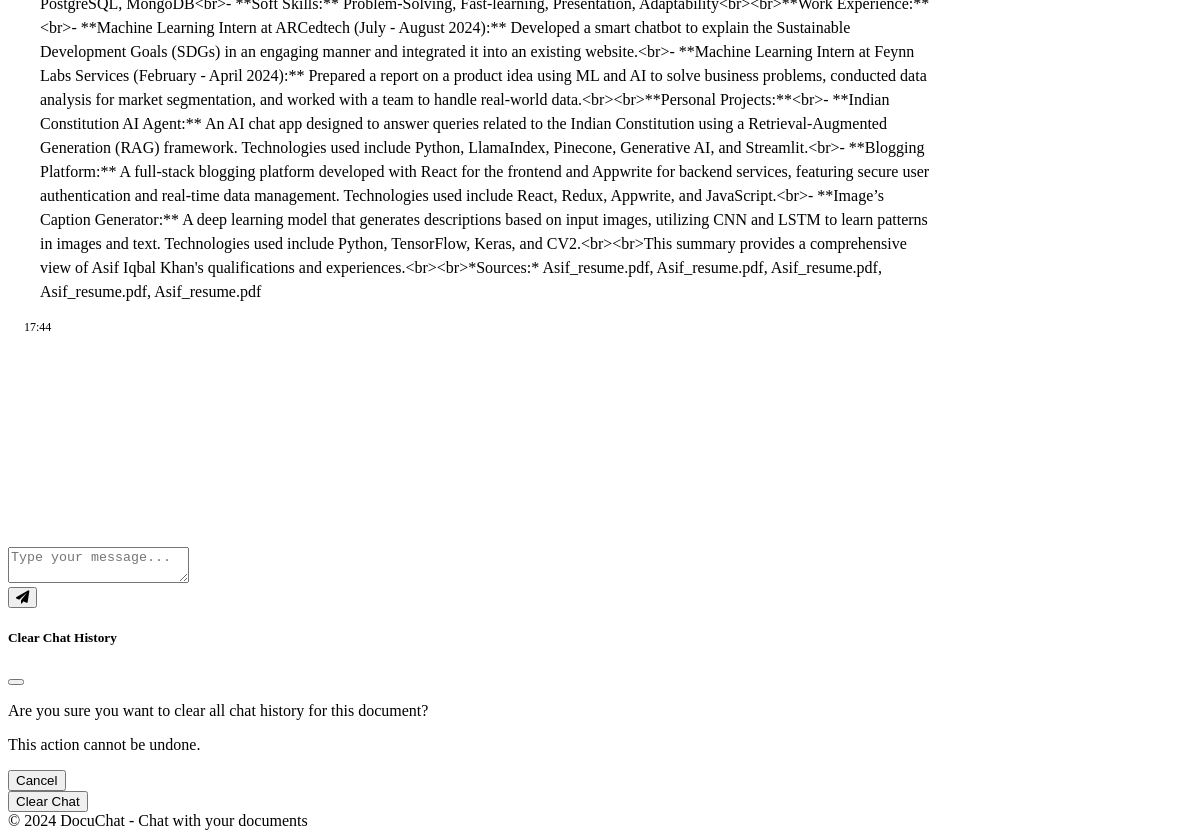
Before: /chat/1 (signed in, lower part) with the older database file.
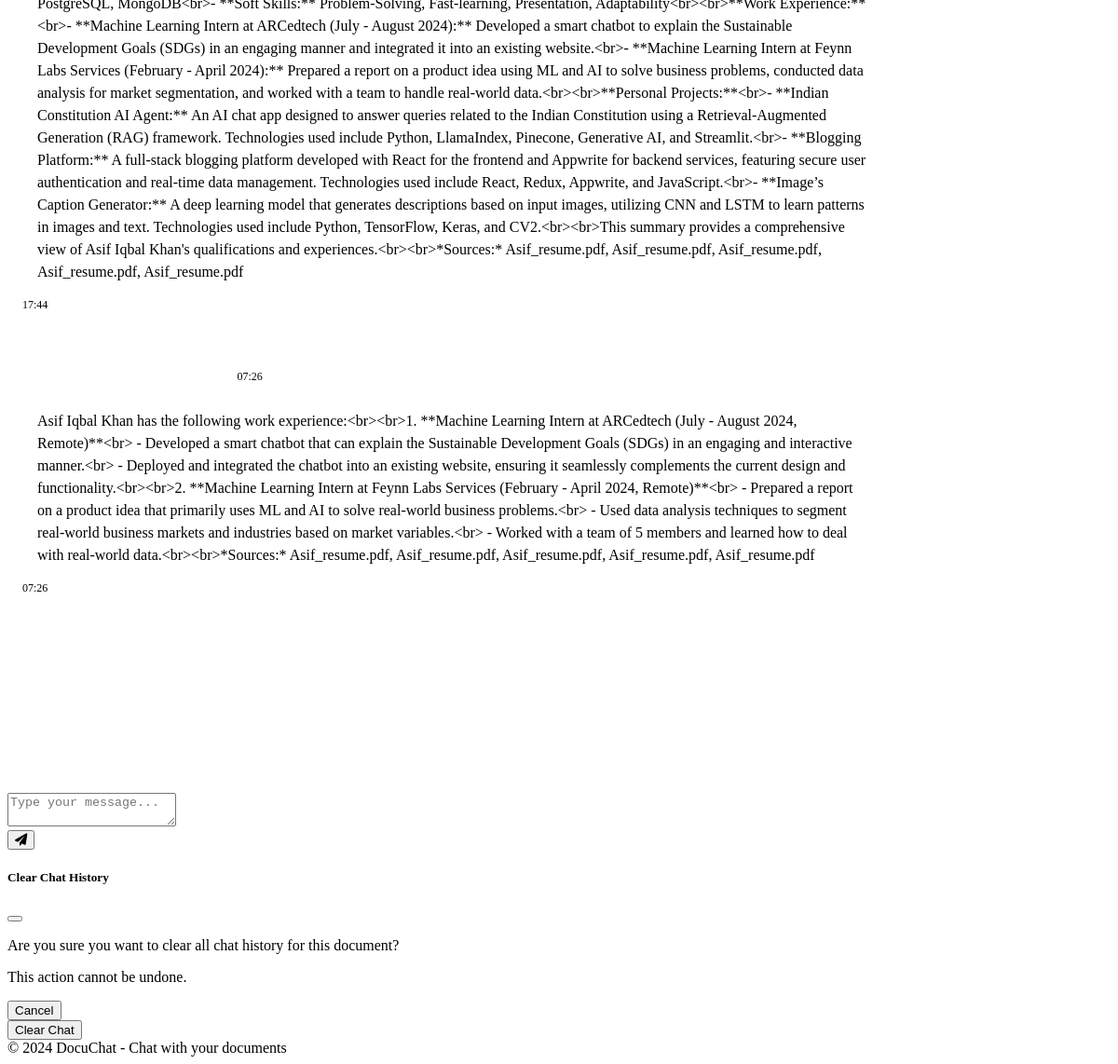
After: the same page with the newer database file.
### models.py (models this page shows, shortened)
class ChatMessage(db.Model):
    id = db.Column(db.Integer, primary_key=True)
    chat_session_id = db.Column(db.Integer, db.ForeignKey('chat_session.id'), nullable=False)
    is_user = db.Column(db.Boolean, default=True)  # True for user messages, False for bot messages
    content = db.Column(db.Text, nullable=False)
    timestamp = db.Column(db.DateTime, default=datetime.utcnow)

### routes/chat.py (the view)
@chat_bp.route('/chat/<int:chat_id>', methods=['GET'])
@login_required
def chat_view(chat_id):
    chat_session = ChatSession.query.filter_by(
        id=chat_id,
        user_id=current_user.id
    ).first_or_404()
    document = Document.query.filter_by(
        id=chat_session.document_id,
        user_id=current_user.id
    ).first_or_404()
    messages = ChatMessage.query.filter_by(
        chat_session_id=chat_id
    ).order_by(ChatMessage.timestamp).all()
    form = MessageForm()
    return render_template(
        'chat.html',
        chat_session=chat_session,
        document=document,
        messages=messages,
        form=form
    )

### routes/chat.py
class MessageForm(FlaskForm):
    message = TextAreaField('Your Message', validators=[DataRequired()])
    submit = SubmitField('Send')

### app.py (called while the page is built)
@app.template_filter('nl2br')
def nl2br_filter(text):
    if text:
        return Markup(text.replace('\n', '<br>'))

@app.context_processor
def utility_processor():
    from datetime import datetime
    return {
        'now': datetime.now
    }

@login_manager.user_loader
def load_user(user_id):
    from models import User
    return User.query.get(int(user_id))

### templates/chat.html (shortened to what this page needs)
{% extends 'base.html' %}
{% block content %}
<div class="card shadow chat-container">
    <div class="message-container" id="messageContainer">
        {% if messages %}
            {% for message in messages %}
                <div class="message {% if message.is_user %}user-message{% else %}bot-message{% endif %}">
                    <div class="message-content">
                        {{ message.content|safe|nl2br }}
                    </div>
                    <div class="message-time text-end">
                        {{ message.timestamp.strftime('%H:%M') }}
                    </div>
                </div>
            {% endfor %}
        {% endif %}
    </div>
    <div class="card-footer bg-dark p-3">
        <form id="messageForm" class="d-flex">
            <div class="flex-grow-1 me-2">
                <textarea class="form-control" id="userMessage" rows="2" placeholder="Type your message..." required></textarea>
            </div>
            <div>
                <button type="submit" class="btn btn-primary h-100" id="sendButton">
                    <i class="fas fa-paper-plane"></i>
                </button>
            </div>
        </form>
    </div>
</div>
<div class="modal fade" id="clearChatModal" tabindex="-1" aria-labelledby="clearChatModalLabel" aria-hidden="true">
    <div class="modal-dialog">
        <div class="modal-content">
            <div class="modal-header">
                <h5 class="modal-title" id="clearChatModalLabel">Clear Chat History</h5>
                <button type="button" class="btn-close" data-bs-dismiss="modal" aria-label="Close"></button>
            </div>
            <div class="modal-body">
                <p>Are you sure you want to clear all chat history for this document?</p>
                <p class="text-danger">This action cannot be undone.</p>
            </div>
            <div class="modal-footer">
                <button type="button" class="btn btn-secondary" data-bs-dismiss="modal">Cancel</button>
                <form action="{{ url_for('chat.clear_chat', chat_id=chat_session.id) }}" method="POST">
                    <button type="submit" class="btn btn-danger">Clear Chat</button>
                </form>
            </div>
        </div>
    </div>
</div>
{% endblock %}

Changed rows visible on the page:
added ChatMessage: timestamp "07:26"
added ChatMessage: content "Asif Iqbal Khan has the following work experience:<br><br>1. **Machine Learning Intern at ARCedtech (July - August 2024, Remote)**<br> - Developed a smart chatbot that can explain the Sustainable Development Goals (SDGs) in an engaging and interactive manner.<br> - Deployed and integrated the chatbot into an existing website, ensuring it seamlessly complements the current design and functionality.<br><br>2. **Machine Learning Intern at Feynn Labs Services (February - April 2024, Remote)**<br> - Prepared a report on a product idea that primarily uses ML and AI to solve real-world business problems.<br> - Used data analysis techniques to segment real-world business markets and industries…", timestamp "07:26"
